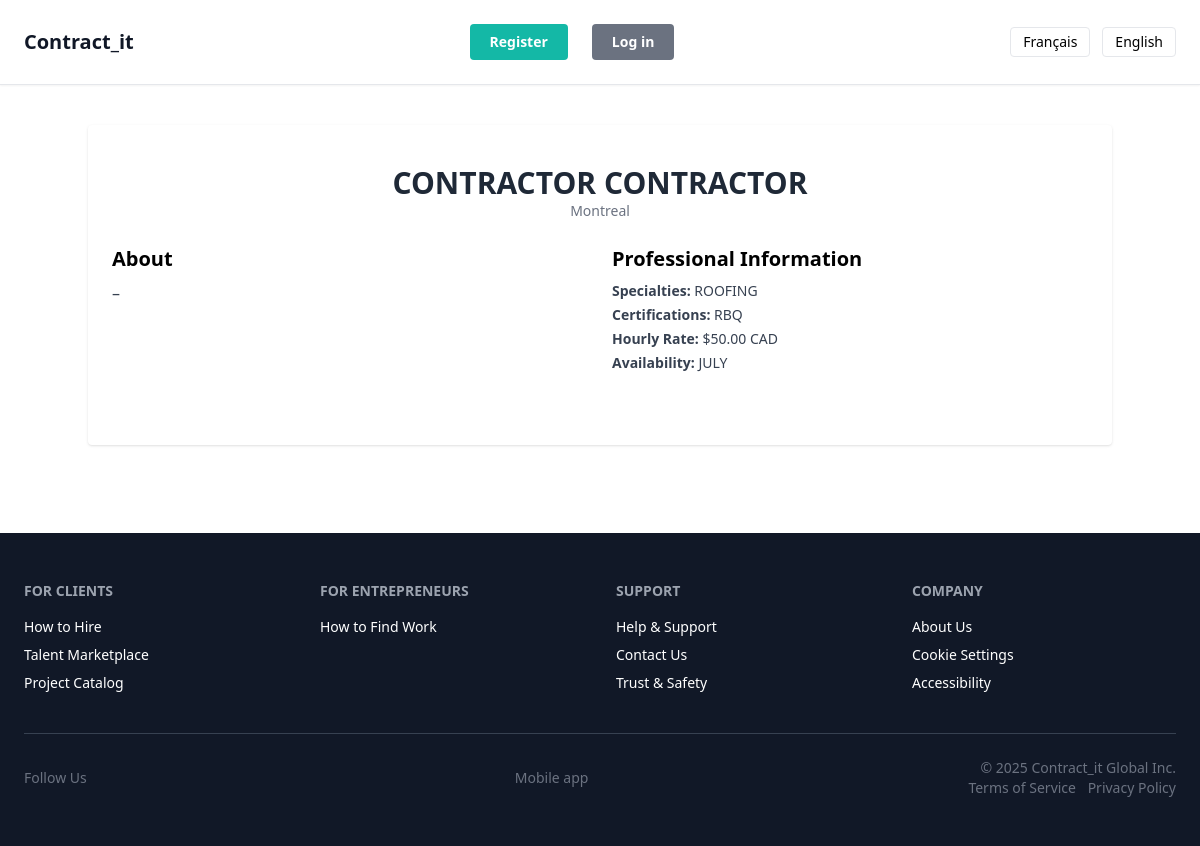
/en/accounts/contractors/2/, run on an earlier commit of the app's database.
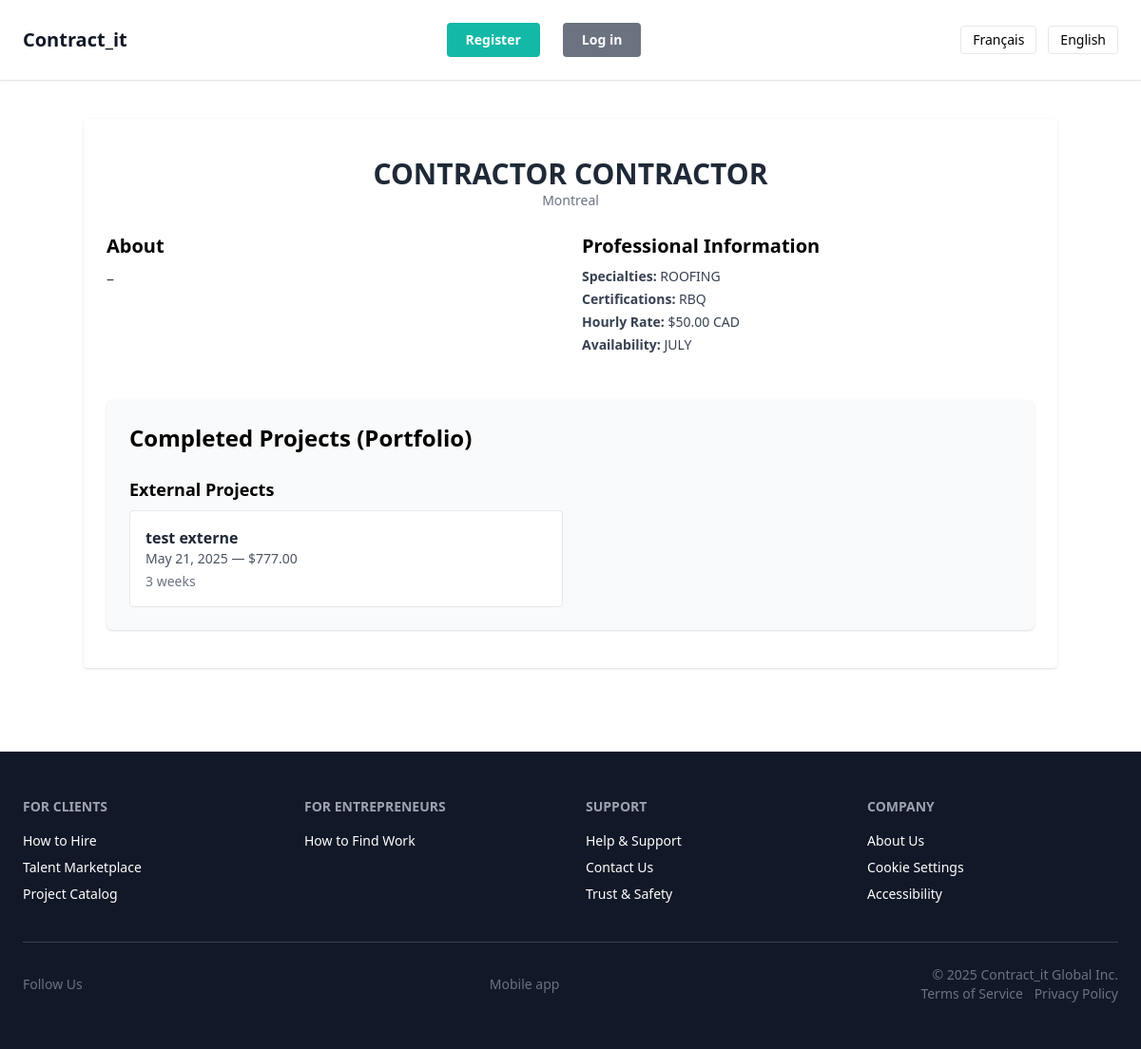
And on a later commit of the database.
### accounts/models.py (models this page shows, shortened)
class CustomUser(AbstractBaseUser, PermissionsMixin):
    email = models.EmailField(unique=True, help_text="Adresse courriel utilisée pour se connecter à la plateforme. Obligatoire.")
    first_name = models.CharField(max_length=150, blank=True, help_text="Prénom de l'utilisateur. Optionnel.")
    last_name = models.CharField(max_length=150, blank=True, help_text="Nom de famille de l'utilisateur. Optionnel.")
    phone = models.CharField(max_length=15, blank=True, help_text="Numéro de téléphone. Optionnel.")
    city = models.CharField(max_length=100, help_text="Ville de résidence de l'utilisateur. Obligatoire.")
    language = models.CharField(max_length=10, choices=LANGUAGE_CHOICES, default='fr', help_text="Langue de l'interface utilisateur.")
    profile_picture = models.ImageField(
        upload_to='profiles/',
        blank=True,
        null=True,
        default='core/images/default-avatar.jpg',
        help_text="Photo de profil affichée publiquement. Optionnel."
    )
    bio = models.TextField(blank=True, help_text="Courte biographie affichée publiquement. Optionnel.")
    company_name = models.CharField(max_length=255, blank=True, help_text="Nom d'entreprise ou identité professionnelle. Optionnel.")
    is_verified = models.BooleanField(default=False, help_text="Statut de vérification validé manuellement par l'équipe. Optionnel.")
    date_joined = models.DateTimeField(auto_now_add=True, help_text="Date d'inscription de l'utilisateur. Générée automatiquement.")
    is_client = models.BooleanField(default=False, help_text="L'utilisateur peut publier des projets (client).")
    is_contractor = models.BooleanField(default=False, help_text="L'utilisateur peut proposer ses services (entrepreneur).")
    specialties = models.CharField(max_length=255, blank=True, help_text="Spécialités : plomberie, électricité, toiture, etc.")
    hourly_rate = models.DecimalField(max_digits=8, decimal_places=2, null=True, blank=True, help_text="Tarif horaire proposé. Optionnel.")
    availability = models.CharField(max_length=100, blank=True, help_text="Disponibilité actuelle (ex. : Disponible en juin).")
    certifications = models.TextField(blank=True, help_text="Certifications détenues (RBQ, ASP, etc.).")
    project_history_count = models.PositiveIntegerField(default=0, help_text="Nombre total de projets publiés.")
    USERNAME_FIELD = 'email'
    REQUIRED_FIELDS = ['language']
    objects = CustomUserManager()
    is_active = models.BooleanField(default=True, help_text="Statut actif du compte.")
    is_staff = models.BooleanField(default=False, help_text="Autorisation d'accès à l’interface d’administration.")
    def get_display_name(self):
        if self.first_name or self.last_name:
            return f"{self.first_name} {self.last_name}".strip()
        return self.email

### projects/models.py (models this page shows, shortened)
class ExternalPortfolioItem(models.Model):
    user = models.ForeignKey(
        CustomUser,
        on_delete=models.CASCADE,  # 🔁 Si l'utilisateur est supprimé, ses projets le sont aussi
        related_name='external_portfolio_items',
        help_text="Utilisateur (entrepreneur) ayant réalisé ce projet externe."
    )
    title = models.CharField(
        max_length=100,
        help_text="Titre court et explicite du projet externe (ex. : Rénovation cuisine 2023)."
    )
    description = models.TextField(
        blank=True,
        help_text="Description libre du projet (matériaux, durée, défis techniques…)."
    )
    date = models.DateField(
        help_text="Date à laquelle le projet a été réalisé (mois ou année)."
    )
    duration = models.CharField(
        max_length=100,
        help_text="Durée totale du projet (ex. : 3 semaines, 2 mois)."
    )
    price = models.DecimalField(
        max_digits=10,  # 🔢 Jusqu’à 9 999 999.99
        decimal_places=2,
        help_text="Montant payé pour la réalisation du projet (en dollars CAD)."
    )
    created_at = models.DateTimeField(
        auto_now_add=True,
        help_text="Date d’enregistrement de ce projet dans le portfolio."
    )
    visible_in_portfolio = models.BooleanField(
        default=True,
        help_text="Ce projet est-il visible par les visiteurs du profil public ?"
    )

### accounts/views.py (the view)
# urls.py: path("contractors/<int:user_id>/", views.contractor_detail_view, name="contractor_detail_view"),  # Profil public d’un entrepreneur
def contractor_detail_view(request, user_id):
    try:
        profile = CustomUser.objects.get(id=user_id, is_contractor=True)
    except CustomUser.DoesNotExist:
        raise Http404("Cet entrepreneur n'existe pas ou n'est pas visible publiquement.")
    external_has = profile.external_portfolio_items.exists()
    internal_visible_items = profile.internal_portfolio_items.filter(visible_in_portfolio=True)
    internal_has = internal_visible_items.exists()
    return render(request, "accounts/contractor_detail.html", {
        "profile": profile,
        "external_has": external_has,
        "internal_visible_items": internal_visible_items,
        "internal_has": internal_has,
    })

### accounts/context_processors.py (called while the page is built)
def user_roles(request):
    user = request.user  # 🔍 Récupère l’utilisateur connecté (AnonymousUser si non connecté)
    return {
        'is_client': getattr(user, 'is_client', False),         # ✅ True si client, sinon False
        'is_contractor': getattr(user, 'is_contractor', False)  # ✅ True si entrepreneur, sinon False
    }

### accounts/templates/accounts/contractor_detail.html (shortened to what this page needs)
{% extends "core/useful/base1.html" %}
{% load i18n %}
{% block content %}
<div class="max-w-5xl mx-auto px-6 py-10 bg-white shadow rounded">
    <div class="text-center mb-6">
        <h1 class="text-3xl font-bold text-gray-800">{{ profile.get_display_name }}</h1>
        <p class="text-sm text-gray-500">{{ profile.city }}</p>
    </div>
    <div class="grid md:grid-cols-2 gap-6 mb-8">
        <div>
            <h2 class="text-xl font-semibold mb-2">{% trans "About" %}</h2>
            <p class="text-gray-700 whitespace-pre-line">{{ profile.bio|default:"–" }}</p>
        </div>
        <div>
            <h2 class="text-xl font-semibold mb-2">{% trans "Professional Information" %}</h2>
            <ul class="text-gray-700 text-sm space-y-1">
                <li><strong>{% trans "Specialties" %}:</strong> {{ profile.specialties|default:"–" }}</li>
                <li><strong>{% trans "Certifications" %}:</strong> {{ profile.certifications|default:"–" }}</li>
                <li><strong>{% trans "Hourly Rate" %}:</strong>
                    {% if profile.hourly_rate %}
                        ${{ profile.hourly_rate }} CAD
                    {% else %}
                        {% trans "Not specified" %}
                    {% endif %}
                </li>
                <li><strong>{% trans "Availability" %}:</strong> {{ profile.availability|default:"–" }}</li>
            </ul>
        </div>
    </div>
    {% if external_has or internal_has %}
        <section class="mt-12 bg-gray-50 p-6 shadow rounded-md">
            <h2 class="text-2xl font-bold mb-6">{% trans "Completed Projects (Portfolio)" %}</h2>
            {% if profile.external_portfolio_items.all %}
                <h3 class="text-lg font-semibold mb-2">{% trans "External Projects" %}</h3>
                <div class="grid md:grid-cols-2 gap-4">
                    {% for item in profile.external_portfolio_items.all %}
                        <a href="{% url 'external_portfolio_detail_view' item.id %}" class="block p-4 border rounded hover:shadow bg-white">
                            <h4 class="text-gray-800 font-bold">{{ item.title }}</h4>
                            <p class="text-sm text-gray-600">{{ item.date }} — ${{ item.price }}</p>
                            <p class="text-sm text-gray-500 mt-1">{{ item.duration }}</p>
                        </a>
                    {% endfor %}
                </div>
            {% endif %}
        </section>
    {% endif %}
</div>
{% endblock %}

### core/templates/core/useful/base1.html (shortened to what this page needs)
{% load i18n %}
<!doctype html>
<html lang="{{ LANGUAGE_CODE }}">
<head>
    <script src="https://cdn.tailwindcss.com"></script>
</head>
<body>
    <nav class="py-6 px-6 flex justify-between items-center border-b border-gray-200 bg-white shadow-sm">
        <a href="{% url 'index_view' %}"
           class="text-xl font-bold text-gray-900 hover:text-gray-700 transition">
            Contract_it
        </a>
        <div class="flex items-center space-x-6">
            <a href="{% url 'register_view' %}"
               class="px-5 py-2 rounded bg-teal-500 text-white text-sm font-semibold hover:bg-teal-600 transition">
                {% trans "Register" %}
            </a>
            <a href="{% url 'login_view' %}"
               class="px-5 py-2 rounded bg-gray-500 text-white text-sm font-semibold hover:bg-gray-700 transition">
                {% trans "Log in" %}
            </a>
        </div>
        <div class="flex items-center space-x-3">
            <form id="lang-fr" action="{% url 'set_language' %}" method="post">
                <button type="submit"
                        class="px-3 py-1 text-sm font-medium border rounded
                               hover:bg-gray-100 transition
                               {% if LANGUAGE_CODE == 'fr' %}bg-gray-300{% endif %}">
                    Français
                </button>
            </form>
            <form id="lang-en" action="{% url 'set_language' %}" method="post">
                <button type="submit"
                        class="px-3 py-1 text-sm font-medium border rounded
                               hover:bg-gray-100 transition
                               {% if LANGUAGE_CODE == 'en' %}bg-gray-300{% endif %}">
                    English
                </button>
            </form>
        </div>
    </nav>
    <main class="px-6 py-10">
        {% block content %}
        {% endblock %}
    </main>
    {% include "core/useful/footer.html" %}
</body>
</html>

### core/templates/core/useful/footer.html (shortened to what this page needs)
{% load i18n %}
<footer class="bg-gray-900 text-white px-6 py-12 mt-12">
    <div class="max-w-7xl mx-auto grid grid-cols-2 md:grid-cols-4 gap-8">
        <div>
            <h3 class="text-sm font-semibold text-gray-400 uppercase mb-4">{% trans "For Clients" %}</h3>
            <ul class="space-y-2 text-sm">
                <li><a href="{% url 'how_to_hire_view' %}" class="hover:underline">{% trans "How to Hire" %}</a></li>
                <li><a href="{% url 'talent_marketplace_view' %}" class="hover:underline">{% trans "Talent Marketplace" %}</a></li>
                <li><a href="{% url 'project_catalog_view' %}" class="hover:underline">{% trans "Project Catalog" %}</a></li>
            </ul>
        </div>
        <div>
            <h3 class="text-sm font-semibold text-gray-400 uppercase mb-4">{% trans "For Entrepreneurs" %}</h3>
            <ul class="space-y-2 text-sm">
                <li><a href="{% url 'how_to_find_work_view' %}" class="hover:underline">{% trans "How to Find Work" %}</a></li>
            </ul>
        </div>
        <div>
            <h3 class="text-sm font-semibold text-gray-400 uppercase mb-4">{% trans "Support" %}</h3>
            <ul class="space-y-2 text-sm">
                <li><a href="{% url 'help_support_view' %}" class="hover:underline">{% trans "Help & Support" %}</a></li>
                <li><a href="{% url 'contact_view' %}" class="hover:underline">{% trans "Contact Us" %}</a></li>
                <li><a href="{% url 'trust_safety_view' %}" class="hover:underline">{% trans "Trust & Safety" %}</a></li>
            </ul>
        </div>
        <div>
            <h3 class="text-sm font-semibold text-gray-400 uppercase mb-4">{% trans "Company" %}</h3>
            <ul class="space-y-2 text-sm">
                <li><a href="{% url 'about_view' %}" class="hover:underline">{% trans "About Us" %}</a></li>
                <li><a href="{% url 'cookies_view' %}" class="hover:underline">{% trans "Cookie Settings" %}</a></li>
                <li><a href="{% url 'accessibility_view' %}" class="hover:underline">{% trans "Accessibility" %}</a></li>
            </ul>
        </div>
    </div>
    <div class="mt-10 border-t border-gray-700 pt-6 flex flex-col md:flex-row justify-between items-center text-sm text-gray-500">
        <div class="flex items-center space-x-4 mb-4 md:mb-0">
            <span>{% trans "Follow Us" %}</span>
        </div>
        <div class="flex items-center space-x-4 mb-4 md:mb-0">
            <span>{% trans "Mobile app" %}</span>
        </div>
        <div class="text-center md:text-right">
            <p>&copy; 2025 Contract_it Global Inc.</p>
            <div class="space-x-2">
                <a href="{% url 'terms_view' %}" class="hover:underline">{% trans "Terms of Service" %}</a>
                <a href="{% url 'privacy_view' %}" class="hover:underline">{% trans "Privacy Policy" %}</a>
            </div>
        </div>
    </div>
</footer>

What changed in the data, as far as the page shows it:
added ExternalPortfolioItem: title "test externe", date "May 21, 2025", price "777.00", duration "3 weeks"
Also different on the page:
text now shown: "Completed Projects (Portfolio) External Projects"
